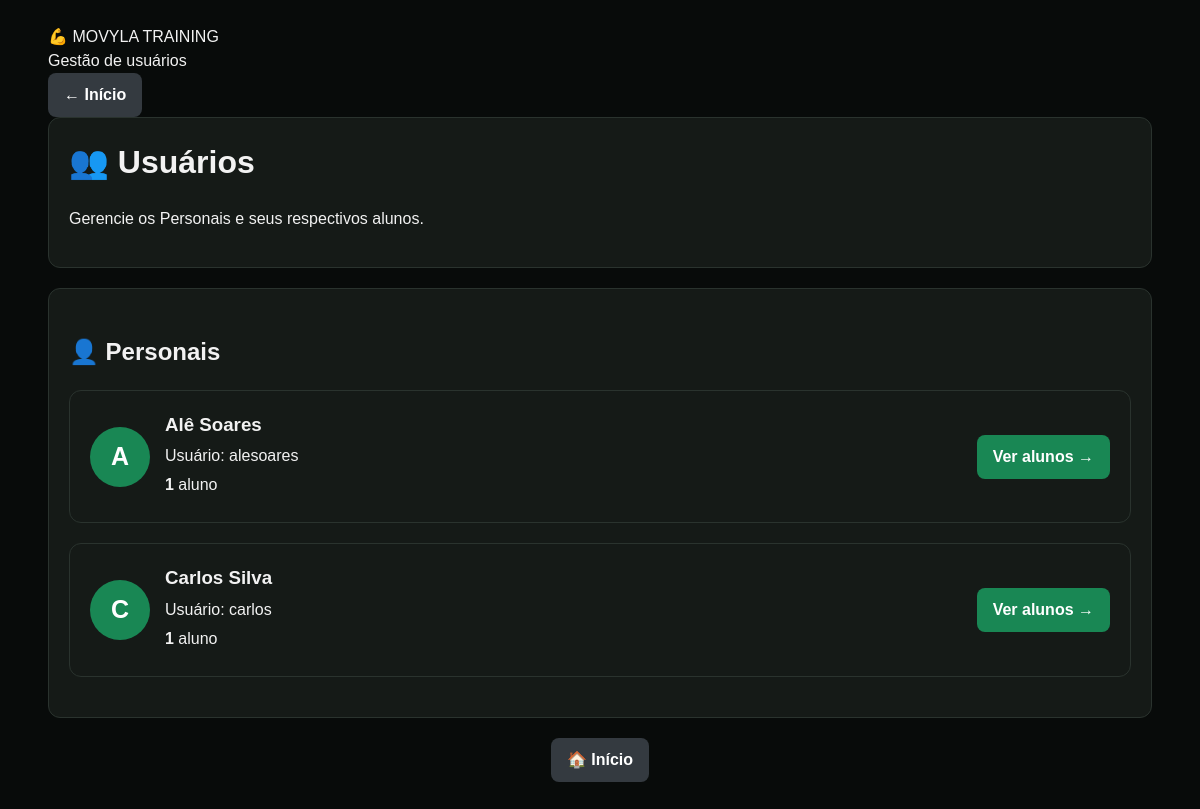
/usuarios (signed in), run on the app's committed database.
### tables this page shows
CREATE TABLE usuarios (
            id INTEGER PRIMARY KEY AUTOINCREMENT,
            nome TEXT NOT NULL,
            usuario TEXT NOT NULL UNIQUE,
            senha TEXT NOT NULL,
            tipo TEXT NOT NULL DEFAULT 'aluno',
            ativo INTEGER NOT NULL DEFAULT 1
        , foto TEXT, responsavel_id INTEGER);

### app.py (the view)
@app.route("/usuarios")
@login_obrigatorio
def usuarios():
    if not usuario_e_owner():
        return redirect("/")
    conn = conectar()
    cursor = conn.cursor()
    cursor.execute("""
        SELECT
            u.id,
            u.nome,
            u.usuario,
            u.ativo,
            u.foto,
            COUNT(a.id) AS total_alunos
        FROM usuarios u

        LEFT JOIN usuarios a
            ON a.tipo = 'aluno'
            AND a.responsavel_id = u.id

        WHERE u.tipo = 'personal'
          AND u.responsavel_id = ?

        GROUP BY
            u.id,
            u.nome,
            u.usuario,
            u.ativo,
            u.foto

        ORDER BY u.nome
    """, (
        session["usuario_id"],
    ))
    personais = cursor.fetchall()
    conn.close()
    return render_template(
        "usuarios.html",
        personais=personais
    )

### app.py (called while the page is built)
def conectar():
    caminho_banco = os.environ.get("DATABASE_PATH", "meutreino.db")
    conn = sqlite3.connect(caminho_banco)
    conn.row_factory = sqlite3.Row
    return conn

def login_obrigatorio(func):
    @wraps(func)
    def wrapper(*args, **kwargs):
        if "usuario_id" not in session:
            return redirect("/login")
        return func(*args, **kwargs)
    return wrapper

def usuario_e_owner():
    return session.get("tipo") == "master"

### templates/usuarios.html (shortened to what this page needs)
<!DOCTYPE html>
<html lang="pt-BR">
<head>
    <link rel="stylesheet"
          href="{{ url_for('static', filename='movyla.css') }}">
</head>
<body>
<div class="container">
    <div class="movyla-header">
        <div>
            <div class="movyla-brand">
                💪 MOVYLA TRAINING
            </div>
            <div class="movyla-subtitle">
                Gestão de usuários
            </div>
        </div>
        <a href="{{ url_for('inicio') }}"
           class="btn btn-secondary">
            ← Início
        </a>
    </div>
    <div class="card">
        <h1>👥 Usuários</h1>
        <p class="muted">
            Gerencie os Personais e seus respectivos alunos.
        </p>
    </div>
    <div class="card">
        <h2>👤 Personais</h2>
        {% if personais %}
            {% for personal in personais %}
                <div class="card"
                     style="margin-top: 15px;">
                    <div style="
                        display:flex;
                        align-items:center;
                        gap:15px;
                        flex-wrap:wrap;
                    ">
                        {% if personal['foto'] %}
                            <img
                                src="{{ url_for(
                                    'static',
                                    filename='uploads/' + personal['foto']
                                ) }}"
                                alt="Foto"
                                style="
                                    width:60px;
                                    height:60px;
                                    border-radius:50%;
                                    object-fit:cover;
                                "
                            >
                        {% else %}
                            <div style="
                                width:60px;
                                height:60px;
                                border-radius:50%;
                                background:#198754;
                                display:flex;
                                align-items:center;
                                justify-content:center;
                                font-size:25px;
                                font-weight:bold;
                                color:white;
                            ">
                                {{ personal['nome'][0]|upper }}
                            </div>
                        {% endif %}
                        <div style="flex:1;">
                            <h3 style="margin:0;">
                                {{ personal['nome'] }}
                            </h3>
                            <p class="muted"
                               style="margin:5px 0;">
                                Usuário: {{ personal['usuario'] }}
                            </p>
                            <p style="margin:5px 0;">
                                <strong>
                                    {{ personal['total_alunos'] }}
                                </strong>
                                {% if personal['total_alunos'] == 1 %}
                                    aluno
                                {% else %}
                                    alunos
                                {% endif %}
                            </p>
                        </div>
                        <div>
                            <a
                                href="{{ url_for(
                                    'usuario_personal',
                                    personal_id=personal['id']
                                ) }}"
                                class="btn btn-primary"
                            >
                                Ver alunos →
                            </a>
                        </div>
                    </div>
                </div>
            {% endfor %}
        {% endif %}
    </div>
    <div style="
        margin-top:20px;
        text-align:center;
    ">
        <a href="{{ url_for('inicio') }}"
           class="btn btn-secondary">
            🏠 Início
        </a>
    </div>
</div>
</body>
</html>

### static/movyla.css (style rules this page uses)
:root { --movyla-green: #198754; --movyla-green-dark: #157347; --movyla-black: #080b0a; --movyla-dark: #101412; --movyla-card: #151a17; --movyla-card-2: #1b211e; --movyla-border: #2a332e; --movyla-text: #f2f2f2; --movyla-muted: #aeb7b1; --movyla-danger: #dc3545; --movyla-warning: #ffc107; }
* { box-sizing: border-box; }
html { background: var(--movyla-black); }
body { margin: 0; padding: 0; background: var(--movyla-black); color: var(--movyla-text); font-family: Arial, Helvetica, sans-serif; line-height: 1.5; }
.container { width: 92%; max-width: 1200px; margin: 0 auto; padding: 25px 0 40px; }
h1, h2, h3, h4 { color: var(--movyla-text); }
h1 { margin-top: 0; }
h2 { margin-top: 25px; }
h3 { margin-bottom: 8px; }
a { color: #6fd89d; text-decoration: none; }
button, .btn, input[type="submit"], input[type="button"] { display: inline-block; border: none; border-radius: 8px; padding: 10px 16px; background: var(--movyla-green); color: #ffffff; font-weight: bold; cursor: pointer; text-decoration: none; transition: 0.2s ease; }
.btn-secondary { background: #343a40; }
.card { background: var(--movyla-card); border: 1px solid var(--movyla-border); border-radius: 12px; padding: 20px; margin-bottom: 20px; }

### data on the page
usuarios: nome "A", nome "Alê Soares", usuario "alesoares", total_alunos "1"
usuarios: nome "C", nome "Carlos Silva", usuario "carlos", total_alunos "1"
